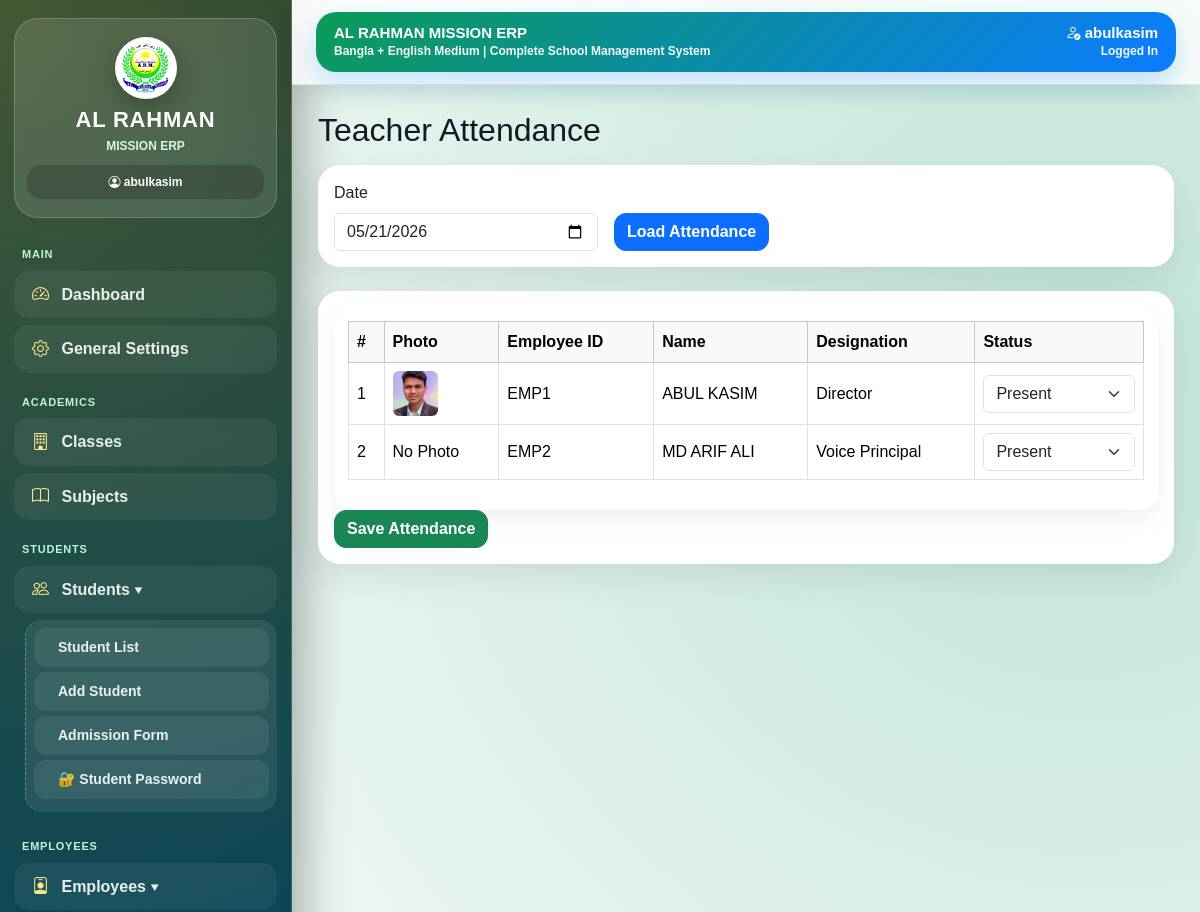
Before: /attendance/teachers/ (signed in, upper part) with the older database file.
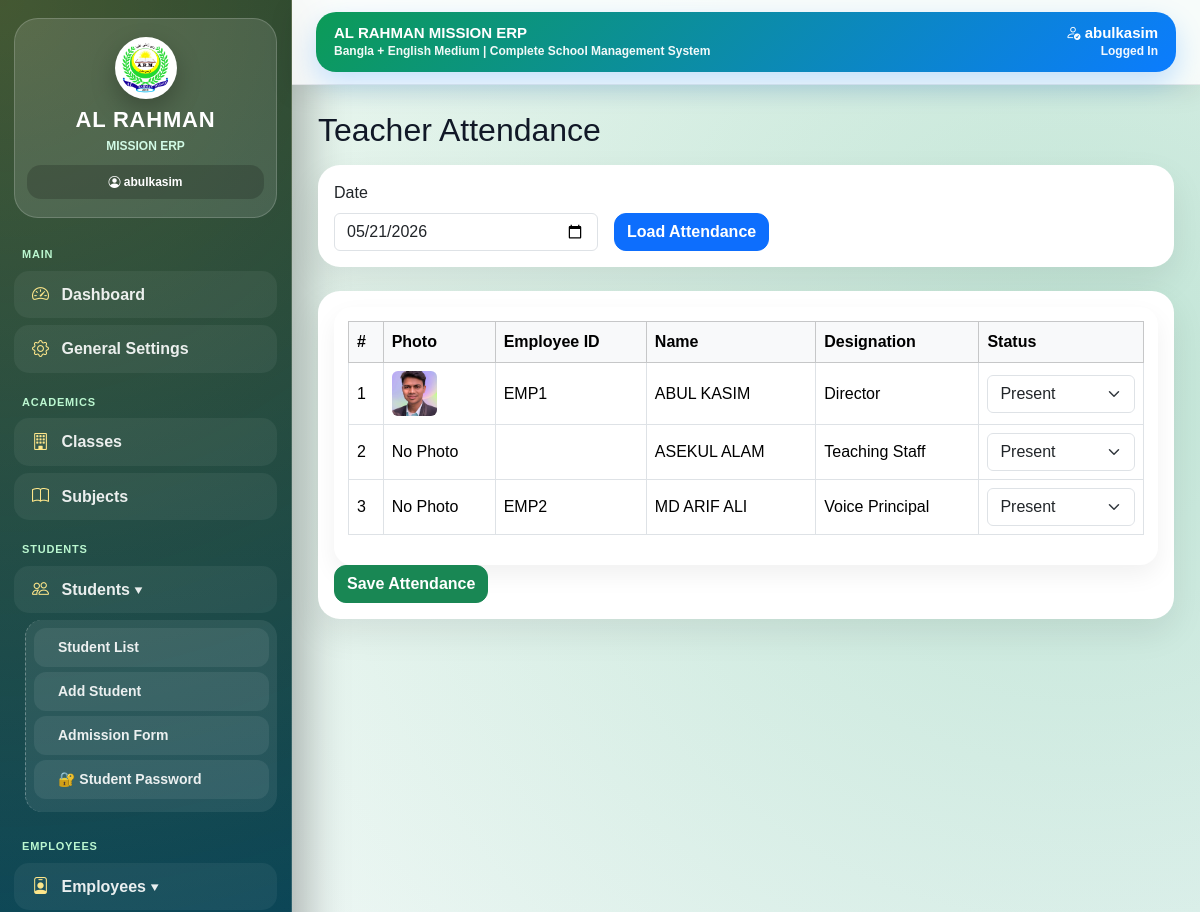
After: the same page with the newer database file.
### teachers/models.py (models this page shows, shortened)
class Employee(models.Model):
    user = models.OneToOneField(
        User,
        on_delete=models.SET_NULL,
        null=True,
        blank=True,
        related_name='employee'
    )
    employee_id = models.CharField(max_length=20, unique=True, blank=True)
    name = models.CharField(max_length=150)
    designation = models.CharField(max_length=100)
    qualification = models.CharField(max_length=150, blank=True, null=True)
    subject_specialization = models.CharField(max_length=150, blank=True, null=True)
    phone = models.CharField(max_length=20, blank=True, null=True)
    aadhaar_number = models.CharField(max_length=30, blank=True, null=True)
    joining_date = models.DateField()
    salary = models.DecimalField(max_digits=10, decimal_places=2, default=0)
    photo = models.ImageField(upload_to='employees/', blank=True, null=True)
    is_active = models.BooleanField(default=True)
    is_erp_admin = models.BooleanField(default=False)
    can_access_students = models.BooleanField(default=False)
    can_access_teachers = models.BooleanField(default=False)
    can_access_academics = models.BooleanField(default=False)
    can_access_attendance = models.BooleanField(default=True)
    can_access_fees = models.BooleanField(default=False)
    can_access_payroll = models.BooleanField(default=False)
    can_access_exams = models.BooleanField(default=False)
    can_access_reports = models.BooleanField(default=False)
    can_access_admissions = models.BooleanField(default=False)
    can_access_idcards = models.BooleanField(default=False)
    can_access_communications = models.BooleanField(default=False)
    can_access_expenses = models.BooleanField(default=False)
    can_access_backup = models.BooleanField(default=False)
    can_access_settings = models.BooleanField(default=False)
    created_at = models.DateTimeField(auto_now_add=True)

### attendance/views.py (the view, shortened to what this page needs)
@login_required
def teacher_attendance(request):
    emp = getattr(request.user, 'employee', None)
    if not request.user.is_superuser and not request.user.is_staff:
        if not emp or not emp.is_erp_admin:
            messages.error(request, "❌ You cannot mark teacher attendance.")
            return redirect('/teacher-dashboard/')
    selected_date = request.GET.get('date')
    if selected_date:
        attendance_date = selected_date
    else:
        attendance_date = timezone.now().date().isoformat()
    employees = Employee.objects.filter(is_active=True).order_by('name')
    existing_records = TeacherAttendance.objects.filter(date=attendance_date)
    existing_status_map = {record.employee_id: record.status for record in existing_records}
    for employee in employees:
        employee.current_status = existing_status_map.get(employee.id, 'Present')
    is_update = existing_records.exists()
    context = {
        'employees': employees,
        'attendance_date': attendance_date,
        'is_update': is_update,
    }
    return render(request, 'attendance/teacher_attendance.html', context)

### templates/attendance/teacher_attendance.html (shortened to what this page needs)
{% extends 'base.html' %}
{% block content %}
<h2 class="mb-3">Teacher Attendance</h2>
<div class="card card-box mb-4">
    <div class="card-body">
        <form method="get" class="row g-3">
            <div class="col-md-4">
                <label class="form-label">Date</label>
                <input type="date" name="date" value="{{ attendance_date }}" class="form-control">
            </div>
            <div class="col-md-4 d-flex align-items-end">
                <button type="submit" class="btn btn-primary">Load Attendance</button>
            </div>
        </form>
    </div>
</div>
<div class="card card-box">
    <div class="card-body">
        <form method="post">
            <div class="table-responsive">
                <table class="table table-bordered align-middle">
                    <thead class="table-light">
                        <tr>
                            <th>#</th>
                            <th>Photo</th>
                            <th>Employee ID</th>
                            <th>Name</th>
                            <th>Designation</th>
                            <th>Status</th>
                        </tr>
                    </thead>
                    <tbody>
                        {% for e in employees %}
                        <tr>
                            <td>{{ forloop.counter }}</td>
                            <td>
                                {% if e.photo %}
                                    <img src="{{ e.photo.url }}" width="45" height="45" style="object-fit: cover; border-radius: 6px;">
                                {% else %}
                                    No Photo
                                {% endif %}
                            </td>
                            <td>{{ e.employee_id }}</td>
                            <td>{{ e.name }}</td>
                            <td>{{ e.designation }}</td>
                            <td>
                                <select name="status_{{ e.id }}" class="form-select">
                                    <option value="Present" {% if e.current_status == 'Present' %}selected{% endif %}>Present</option>
                                </select>
                            </td>
                        </tr>
                        {% empty %}
                        <tr>
                            <td colspan="6" class="text-center">No employees found.</td>
                        </tr>
                        {% endfor %}
                    </tbody>
                </table>
            </div>
            <button type="submit" class="btn btn-success">
                {% if is_update %}Update Attendance{% else %}Save Attendance{% endif %}
            </button>
        </form>
    </div>
</div>
{% endblock %}

Changed rows visible on the page:
added Employee: photo "No Photo", name "ASEKUL ALAM", designation "Teaching Staff", id "Present"
